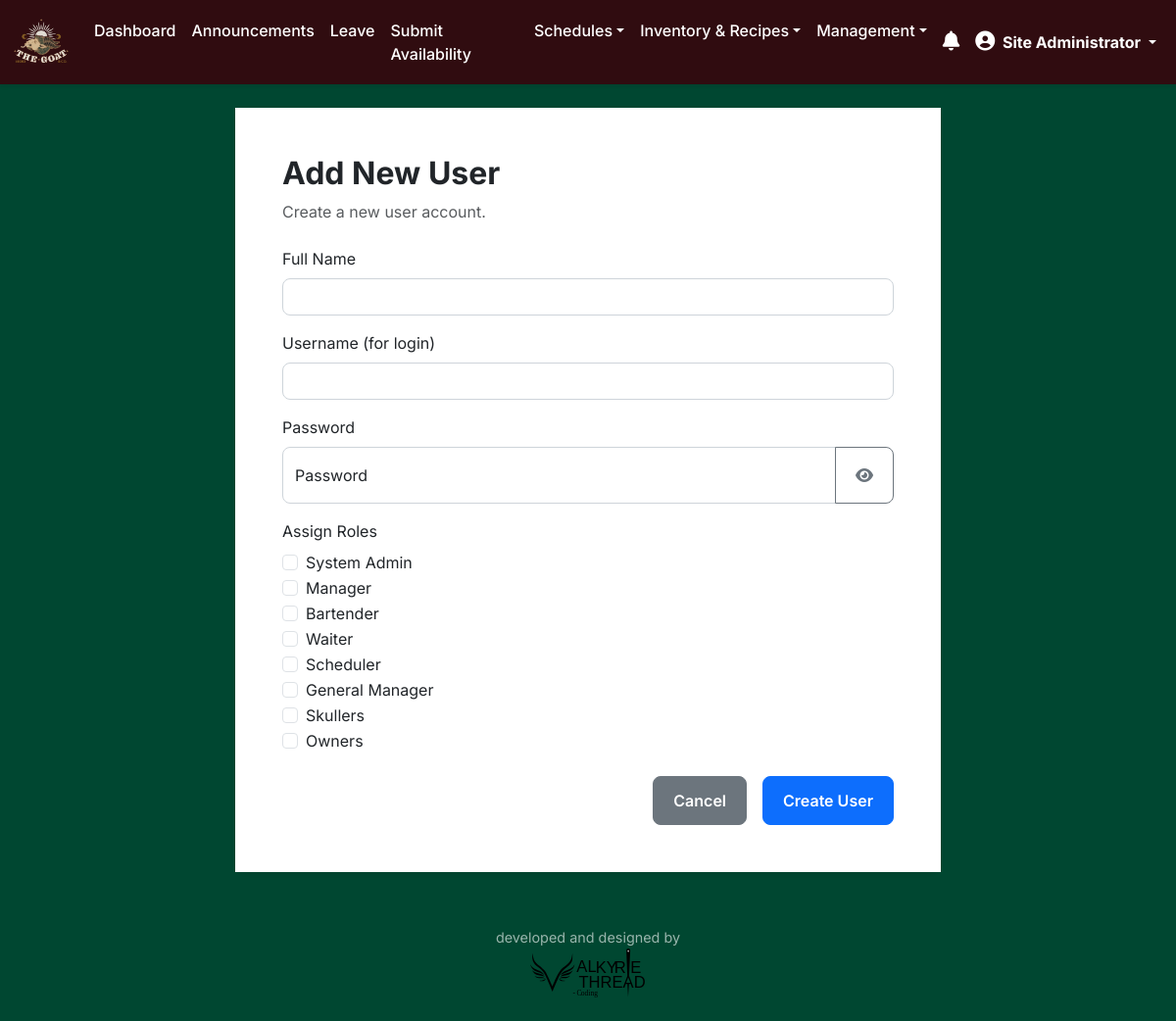
Screenshot of /users/add (signed in) with the database file from the repository.
### app.py (models this page shows)
class User(db.Model, UserMixin):
    id = db.Column(db.Integer, primary_key=True)
    username = db.Column(db.String(20), unique=True, nullable=False)
    full_name = db.Column(db.String(100), nullable=False)
    password = db.Column(db.String(60), nullable=False)
    password_reset_requested = db.Column(db.Boolean, nullable=False, default=False)
    last_seen = db.Column(db.DateTime, default=datetime.utcnow)
    force_logout_requested = db.Column(db.Boolean, default=False)
    is_suspended = db.Column(db.Boolean, default=False, nullable=False)
    suspension_end_date = db.Column(db.Date, nullable=True)
    suspension_document_path = db.Column(db.String(255), nullable=True) # Path to the uploaded document
    roles = db.relationship('Role', secondary=user_roles, backref=db.backref('users', lazy='dynamic'))
    counts = db.relationship('Count', backref='user', lazy=True)
    announcements = db.relationship('Announcement', backref='user', lazy=True)
    seen_announcements = db.relationship('Announcement', secondary=announcement_view, back_populates='viewers', lazy='dynamic')
    @property
    def role_names(self):
        return [role.name for role in self.roles]
    def has_role(self, role_name):
        return role_name in self.role_names

class Role(db.Model):
    id = db.Column(db.Integer, primary_key=True)
    name = db.Column(db.String(50), unique=True, nullable=False)

### app.py (the view, shortened to what this page needs)
@app.route('/users/add', methods=['GET', 'POST'])
@login_required
@role_required(['system_admin', 'manager'])
def add_user():
    all_roles = Role.query.all()
    return render_template('add_user.html', all_roles=all_roles)

### app.py (called while the page is built, shortened)
@login_manager.user_loader
def load_user(user_id):
    return User.query.get(int(user_id))

def role_required(role_names):
    def wrapper(fn):
        @wraps(fn)
        def decorated_view(*args, **kwargs):
            if not current_user.is_authenticated or not any(role.name in role_names for role in current_user.roles):
                flash('Access Denied: You are not authorized to view this page.', 'danger')
                return redirect(url_for('dashboard'))
            return fn(*args, **kwargs)
        return decorated_view
    return wrapper

@app.before_request
def before_request_handler():
    if current_user.is_authenticated:
        db_changed = False
        if current_user.is_suspended and current_user.suspension_end_date and datetime.utcnow().date() > current_user.suspension_end_date:
            current_user.is_suspended = False
            current_user.suspension_end_date = None
            current_user.suspension_document_path = None # Clear document path on auto-reinstatement
            db_changed = True
            flash('Your suspension period has ended. Full access has been restored.', 'info')
        current_user.last_seen = datetime.utcnow()
        db_changed = True
        if db_changed:
            db.session.commit()

### templates/add_user.html (shortened to what this page needs)
{% extends "base.html" %}
{% block content %}
<div class="container mt-4">
    <div class="row justify-content-center">
        <div class="col-lg-8">
            <div class="card shadow-sm">
                <div class="card-body p-4 p-md-5">
                    <h2 class="card-title mb-2">Add New User</h2>
                    <p class="text-muted mb-4">Create a new user account.</p>
                    <form action="{{ url_for('add_user') }}" method="POST">
                        <div class="mb-3">
                            <label for="full_name" class="form-label">Full Name</label>
                            <input type="text" id="full_name" name="full_name" class="form-control" required>
                        </div>
                        <div class="mb-3">
                            <label for="username" class="form-label">Username (for login)</label>
                            <input type="text" id="username" name="username" class="form-control" required>
                        </div>
                        <div class="mb-3">
                            <label for="password" class="form-label">Password</label>
                            <div class="input-group">
                                <div class="form-floating flex-grow-1">
                                    <input type="password" id="password" name="password" class="form-control" placeholder="Password" required>
                                    <label for="password">Password</label>
                                </div>
                                <button class="btn btn-outline-secondary password-toggle-btn" type="button"><i class="fas fa-eye"></i></button>
                            </div>
                        </div>
                        <div class="mb-3">
                            <label class="form-label">Assign Roles</label>
                            {% set creatable_roles = all_roles %}
                            {% if current_user.has_role('manager') and not (current_user.has_role('system_admin') or current_user.has_role('general_manager')) %}
                                {% set creatable_roles = all_roles|selectattr("name", "in", ["bartender", "waiter", "skullers"]) %}
                            {% endif %}
                            {% for role in creatable_roles %}
                            <div class="form-check">
                                <input class="form-check-input" type="checkbox" name="roles" value="{{ role.name }}" id="role-{{ role.name }}"
                                <label class="form-check-label" for="role-{{ role.name }}">
                                    {{ role.name.replace('_', ' ').title() }}
                            </div>
                            {% endfor %}
                        </div>
                        <div class="d-grid gap-2 d-md-flex justify-content-md-end mt-4">
                            <a href="{{ url_for('manage_users') }}" class="btn btn-secondary me-md-2">Cancel</a>
                            <button type="submit" class="btn btn-primary">Create User</button>
                        </div>
                    </form>
                </div>
            </div>
        </div>
    </div>
</div>
{% endblock %}

### templates/base.html (shortened to what this page needs)
<!DOCTYPE html>
<html lang="en">
<head>
    <link href="https://cdn.jsdelivr.net/npm/bootstrap@5.3.0/dist/css/bootstrap.min.css" rel="stylesheet">
    <link rel="stylesheet" href="https://cdnjs.cloudflare.com/ajax/libs/font-awesome/6.4.0/css/all.min.css">
    <link href="{{ url_for('static', filename='styles.css') }}" rel="stylesheet">
</head>
<body class="d-flex flex-column min-vh-100">
    <nav class="navbar navbar-expand-lg navbar-dark custom-navbar">
        <div class="container-fluid">
            <a class="navbar-brand" href="{{ url_for('dashboard') }}">
                <img src="{{ url_for('static', filename='logo.avif') }}" alt="Inventory Logo" width="60" height="60">
            </a>
            <div class="collapse navbar-collapse" id="navbarNav">
                <ul class="navbar-nav me-auto">
                    {% if current_user.is_authenticated %}
                        <li class="nav-item"><a class="nav-link" href="{{ url_for('dashboard') }}">Dashboard</a></li>
                        {% if not current_user.has_role('scheduler') or current_user.has_role('system_admin') or current_user.has_role('general_manager') or current_user.has_role('owners') %}
                        <li class="nav-item"><a class="nav-link" href="{{ url_for('announcements') }}">Announcements</a></li>
                        {% endif %}
                        {% if not current_user.has_role('scheduler') or current_user.has_role('system_admin') or current_user.has_role('general_manager') or current_user.has_role('owners') %}
                        <li class="nav-item"><a class="nav-link" href="{{ url_for('leave_requests') }}">Leave</a></li>
                        {% endif %}
                        {% if current_user.has_role('bartender') or current_user.has_role('waiter') or current_user.has_role('skullers') or current_user.has_role('manager') or current_user.has_role('general_manager') or current_user.has_role('system_admin') %}
                            <li class="nav-item"><a class="nav-link" href="{{ url_for('submit_shifts') }}">Submit Availability</a></li>
                        {% endif %}
                        {% if current_user.has_role('bartender') or current_user.has_role('waiter') or current_user.has_role('skullers') or current_user.has_role('manager') or current_user.has_role('general_manager') or current_user.has_role('scheduler') or current_user.has_role('system_admin') %}
                            <li class="nav-item dropdown">
                                <a class="nav-link dropdown-toggle" href="#" id="scheduleViewDropdown" role="button" data-bs-toggle="dropdown" aria-expanded="false">Schedules</a>
                            </li>
                        {% endif %}
                        {% if current_user.has_role('bartender') or current_user.has_role('manager') or current_user.has_role('general_manager') or current_user.has_role('system_admin') or current_user.has_role('owners') %}
                        <li class="nav-item dropdown">
                            <a class="nav-link dropdown-toggle" href="#" id="inventoryDropdown" role="button" data-bs-toggle="dropdown" aria-expanded="false">Inventory & Recipes</a>
                        </li>
                        {% endif %}
                        {% set management_roles = ['manager', 'general_manager', 'scheduler', 'system_admin', 'owners'] %}
                        {% if management_roles | select('in', current_user.role_names) | list | length > 0 %}
                        <li class="nav-item dropdown">
                            <a class="nav-link dropdown-toggle" href="#" id="managementDropdown" role="button" data-bs-toggle="dropdown" aria-expanded="false">Management</a>
                        </li>
                        {% endif %}
                    {% endif %}
                </ul>
                <ul class="navbar-nav ms-auto align-items-center">
                    {% if current_user.is_authenticated %}
                        <li class="nav-item dropdown">
                            <a class="nav-link" href="#" role="button" id="notificationBell" data-bs-toggle="dropdown" aria-expanded="false">
                                <i class="fas fa-bell fs-5"></i>
                            </a>
                        </li>
                        <li class="nav-item dropdown">
                            <a class="nav-link dropdown-toggle active" href="#" role="button" data-bs-toggle="dropdown" aria-expanded="false">
                                <i class="fas fa-user-circle me-1 fs-5"></i> {{ current_user.full_name }}
                            </a>
                        </li>
                    {% endif %}
                </ul>
            </div>
        </div>
    </nav>
    <div class="wrapper flex-grow-1">
        <main class="container mt-4">
            {% block content %}{% endblock %}
        </main>
    </div>
    <footer class="app-footer">
        <div class="container">
            <p class="mb-0">developed and designed by</p><img src="{{ url_for('static', filename='Valkyrie_Logo.svg') }}" alt="code by Valkyrie Thread" height="50">
        </div>
    </footer>
    {% if current_user.is_authenticated %}
    <div class="toast-container position-fixed bottom-0 end-0 p-3"></div>
    {% endif %}
</body>
</html>

### static/styles.css (style rules this page uses)
html { box-sizing: border-box; }
*, *::before, *::after { box-sizing: inherit; }
body { background-color: rgb(0 71 49); font-family: 'Inter', sans-serif; color: #343a40; }
.custom-navbar { background-color: rgb(48, 12, 16) !important; box-shadow: 0 2px 4px rgba(0,0,0,0.1); position: sticky; top: 0; z-index: 1030; }
.custom-navbar .nav-link { color: white !important; font-weight: 500; transition: background-color 0.2s ease-in-out; }
.custom-navbar .nav-link.active { font-weight: bold; }
.card { border: none; border-radius: 0.75rem; transition: box-shadow 0.3s ease, transform 0.3s ease; }
.card-title { font-weight: 700; }
.card-body { background-color: white; }
.form-control, .form-select { border-radius: 0.5rem; border: 1px solid #ced4da; transition: border-color 0.2s ease, box-shadow 0.2s ease; }
.btn { border-radius: 0.5rem; font-weight: 600; padding: 0.75rem 1.25rem; transition: all 0.2s ease-in-out; }
.btn-primary { background-color: #0d6efd; border-color: #0d6efd; }
.app-footer { padding: 1.5rem 0; margin-top: 2rem; color: rgba(255, 255, 255, 0.6); text-align: center; font-size: 0.9rem; }

### rows the page displays
User: full_name "Site Administrator"
Role: name.replace "System Admin"
Role: name.replace "Manager"
Role: name.replace "Bartender"
Role: name.replace "Waiter"
Role: name.replace "Scheduler"
Role: name.replace "General Manager"
Role: name.replace "Skullers"
Role: name.replace "Owners"
